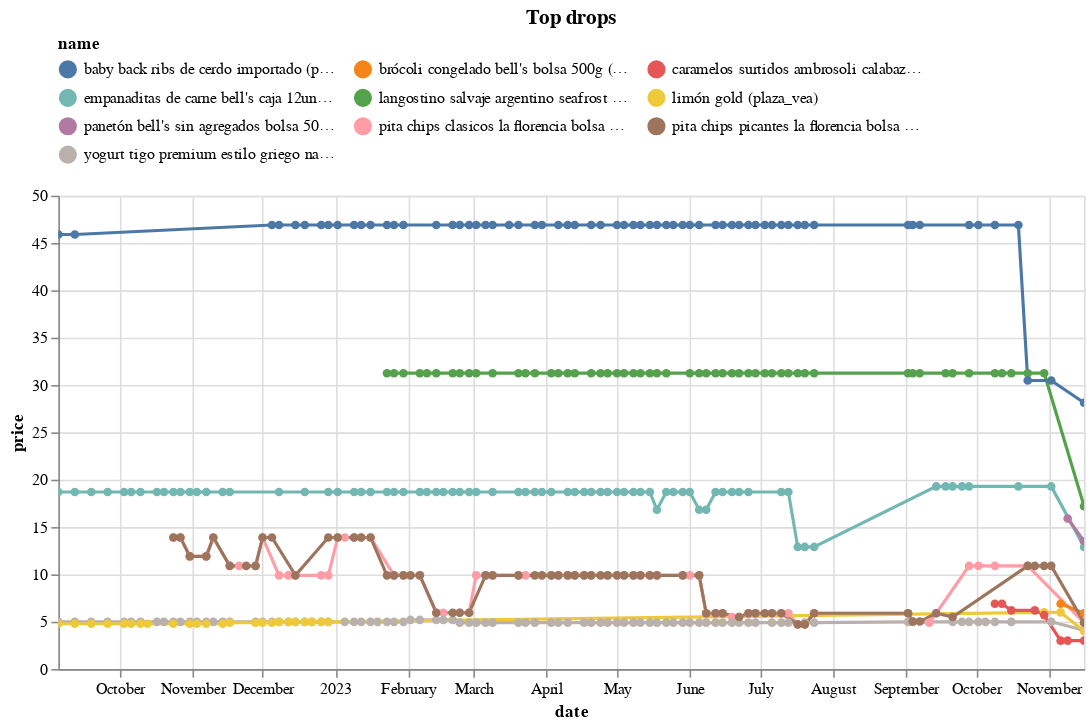

Write notebook code for a chart like this one.
### Code cell
(top_changes
 .sort_values('change')
 .head(10)
 .pipe(plot_changes, 'Top drops')
)

### Figure 1 — Vega-Lite specification as saved in the notebook (floating-point values rounded to 4 significant figures; data arrays with more than 128 entries replaced by an {"elided": "..."} marker saying what was removed)
{"config": {"view": {"continuousWidth": 300, "continuousHeight": 300}, "legend": {"columns": 3, "orient": "top"}}, "data": {"name": "data-d0f75211bfabba16926bac0819130525"}, "mark": {"type": "line", "point": true}, "encoding": {"color": {"field": "name", "scale": {"domain": ["baby back ribs de cerdo importado (plaza_vea)", "brócoli congelado bell's bolsa 500g (plaza_vea)", "caramelos surtidos ambrosoli calabaza paquete 98g (plaza_vea)", "empanaditas de carne bell's caja 12un (plaza_vea)", "langostino salvaje argentino seafrost bandeja 300g (plaza_vea)", "limón gold (plaza_vea)", "panetón bell's sin agregados bolsa 500g (plaza_vea)", "pita chips clasicos la florencia bolsa 150g (plaza_vea)", "pita chips picantes la florencia bolsa 150g (plaza_vea)", "yogurt tigo premium estilo griego natural vaso 160g (plaza_vea)"]}, "type": "nominal"}, "tooltip": [{"field": "name", "type": "nominal"}, {"field": "price", "type": "quantitative"}, {"field": "last_price", "type": "quantitative"}], "x": {"field": "date", "type": "temporal"}, "y": {"field": "price", "type": "quantitative"}}, "params": [{"name": "param_3", "select": {"type": "point", "fields": ["name"]}, "bind": "legend"}, {"name": "param_4", "select": {"type": "interval", "encodings": ["x", "y"]}, "bind": "scales"}], "title": "Top drops", "transform": [{"filter": {"param": "param_3"}}], "width": 650, "$schema": "https://vega.github.io/schema/vega-lite/v5.15.1.json", "datasets": {"data-d0f75211bfabba16926bac0819130525": {"elided": "462 records"}}}
